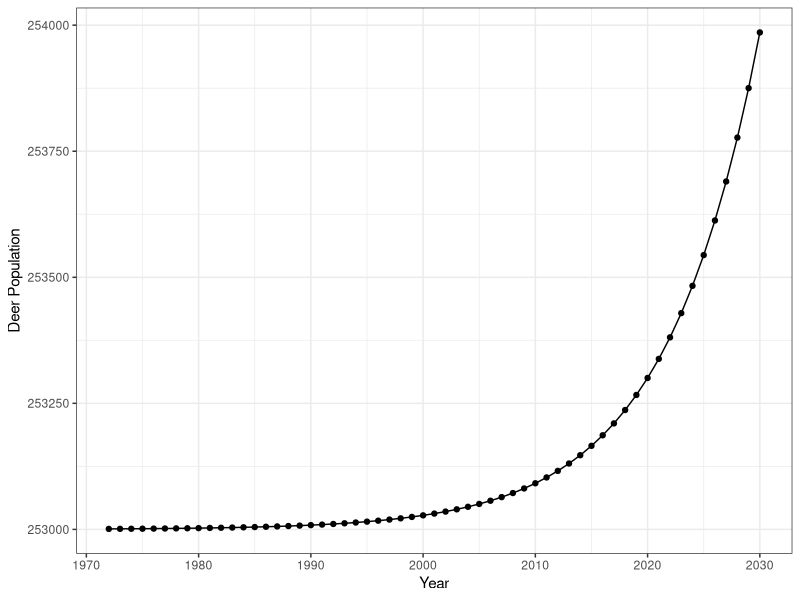

This figure's R source: (Note: this script raises an error after producing the figure.)
#Basic Models

library(tidyverse)
#Model 1
#Start with the natural dynamics. The law of exponential evolution or Malthus law. 
#We use r = .118849 based on file 'EDA.R' growth rate from first two data points (before carrying capacity is reached)

#dy/dt = ry(t)

r <- .118849

model1 <- function(r, t) {
  exp(r*(t-1972)) + 253000
}

t <- c(1972:2030)

results <- model1(r, t)
results <- data.frame(results)
results <- results %>%
  mutate(year = c(1972:2030))

results %>%
  ggplot(mapping = aes(x = year, y = results)) +
  geom_point()+
  geom_line() +
  xlab("Year") +
  ylab("Deer Population") +
  theme_bw()



#Model 2
#dy/dt = r y(t) + b(t) y(t) 
#b(t) = sin(t)
#dy/dt = r y(t) + sin(t) y(t)

tnot =1972
sean=10
##r=1.084164

r=2.16



results <- euler(dy.dt=function(t,y){(r*y) - 0.25*(exp((-2*(sin(t*pi))^2)))*y - ((r/1100000)*y^2)}, .1, 253000, 0, sean)

##results <- euler(dy.dt=function(t,y){(.118849*y) - exp(-5*sin(t))*y + ((.118849/1100000)*y^2)}, .1, 253000, 0, 10)


results <- data.frame(results)

ggplot(results, mapping = aes(x = 1:(sean*10 +1), y = results)) +
  geom_point()

results

#test

results <- euler(dy.dt=function(t,y){(cos(t)-y)/(t+1)}, .01, 0, 0, 10)
results <- data.frame(results)

ggplot(results, mapping = aes(x = 1:1001, y = results)) +
  geom_point()


#Model based on logistic equation
#dy/dt = r y(t) - r / K * y^2(t)

years = 40
b = 390700
r=.33
deerpop = 1211000

results<-euler(dy.dt=function(t,y){(r*y) - ((r/1100000)*y^2)}, .1,deerpop , 0, years)

results <- data.frame(results)
results$x <- 1:(years*10+1)
results$year <- 1972+(results$x-1)*0.1

ggplot(results, aes(x= year, y = results)) +
  geom_point() 

#Why isn't this working??
ggplot(deer_data, aes(x=Year, y = `Deer Population`))
  geom_point()
